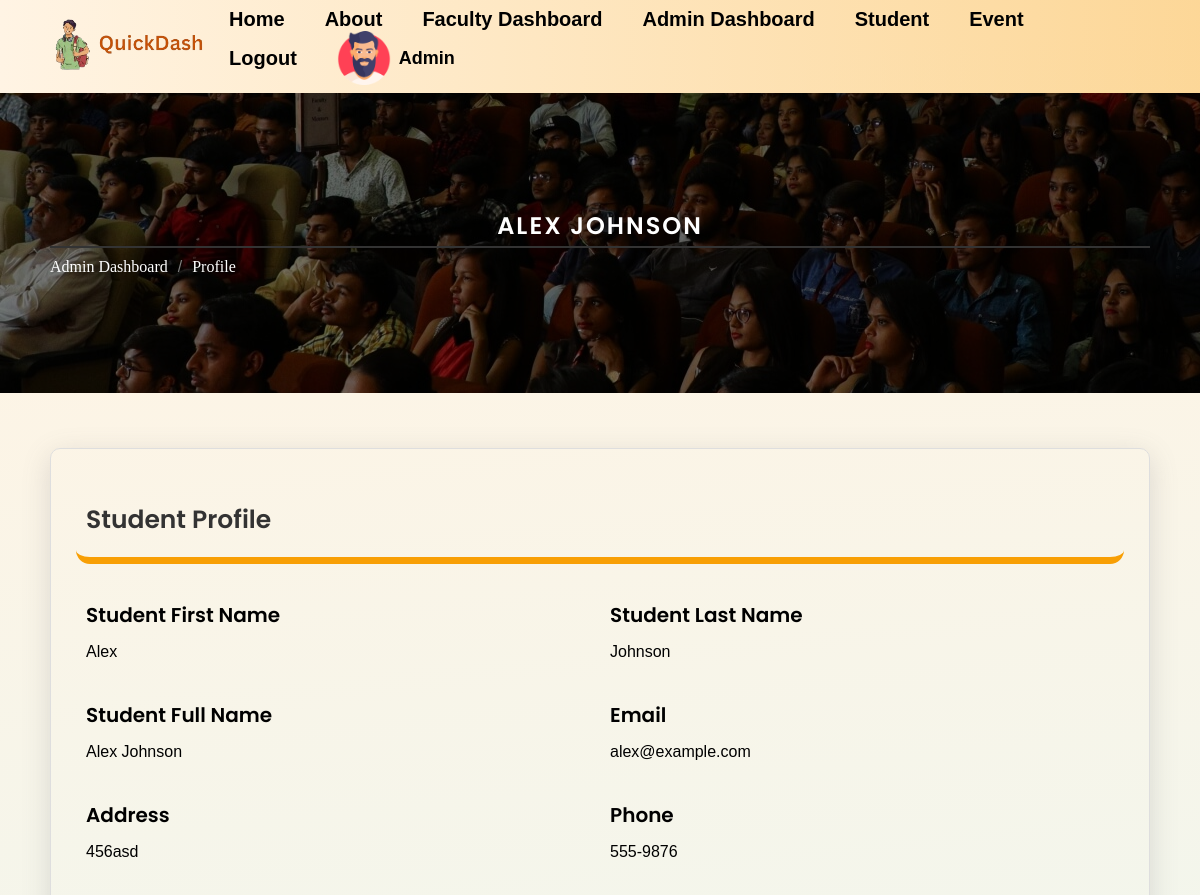
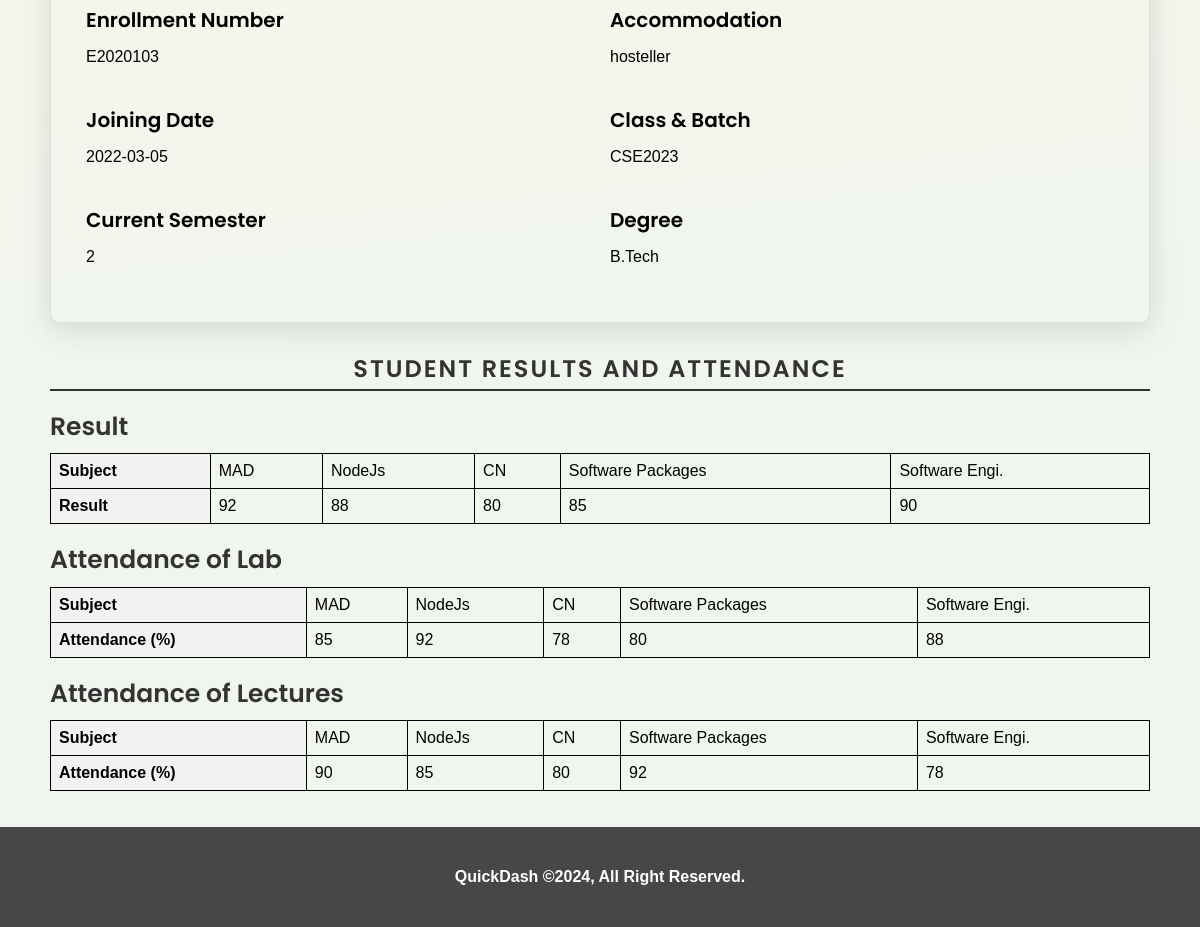
The app's page /view_details.php?id=3 (signed in) with its own data (2 pictures, top to bottom).
### tables this page shows
CREATE TABLE `users` (
  `id` int(11) NOT NULL,
  `first_name` varchar(255) DEFAULT NULL,
  `last_name` varchar(255) DEFAULT NULL,
  `name` varchar(255) NOT NULL,
  `email` varchar(255) NOT NULL,
  `password` varchar(255) NOT NULL,
  `address` varchar(255) NOT NULL,
  `phone_number` varchar(15) DEFAULT NULL,
  `enrollment_number` varchar(20) NOT NULL,
  `accommodation` enum('hosteller','traveller') NOT NULL,
  `current_semester` varchar(50) NOT NULL,
  `marks_mad` int(11) NOT NULL,
  `marks_nodejs` int(11) NOT NULL,
  `marks_cn` int(11) NOT NULL,
  `marks_software_packages` int(11) NOT NULL,
  `marks_software_engi` int(11) NOT NULL,
  `join_date` date DEFAULT NULL,
  `class_batch` varchar(20) DEFAULT NULL,
  `current_degree` varchar(50) DEFAULT NULL,
  `lab_attendance_mad` int(11) DEFAULT NULL,
  `lab_attendance_nodejs` int(11) DEFAULT NULL,
  `lab_attendance_cn` int(11) DEFAULT NULL,
  `lab_attendance_software_packages` int(11) DEFAULT NULL,
  `lab_attendance_software_engi` int(11) DEFAULT NULL,
  `lec_attendance_mad` int(11) DEFAULT NULL,
  `lec_attendance_nodejs` int(11) DEFAULT NULL,
  `lec_attendance_cn` int(11) DEFAULT NULL,
  `lec_attendance_software_packages` int(11) DEFAULT NULL,
  `lec_attendance_software_engi` int(11) DEFAULT NULL,
  `is_admin` tinyint(1) DEFAULT 0
);

### view_details.php (the view, shortened to what this page needs)
<?php
include 'db_config.php';
$userID = isset($_GET['id']) ? $_GET['id'] : null;
if ($userID) {
    try {
        $stmt = $conn->prepare("SELECT * FROM users WHERE id = ?");
        $stmt->bind_param("i", $userID);
        if (!$stmt->execute()) {
            die('Error executing the query: ' . $stmt->error);
        }
        $result = $stmt->get_result();
        if ($user = $result->fetch_assoc()) {
            $name = $user['name'];
            $first_name = $user['first_name'];
            $last_name = $user['last_name'];
            $email = $user['email'];
            $address = $user['address'];
            $phone = $user['phone_number'];
            $enrollmentNumber = $user['enrollment_number'];
            $accommodation = $user['accommodation'];
            $joinDate = $user['join_date'];
            $classBatch = $user['class_batch'];
            $currentDegree = $user['current_degree'];
            $currentSemester = $user['current_semester'];
            $marksMAD = $user['marks_mad'];
            $marksNodeJs = $user['marks_nodejs'];
            $marksCN = $user['marks_cn'];
            $marksSoftwarePackages = $user['marks_software_packages'];
            $marksSoftwareEngi = $user['marks_software_engi'];
            $labAttendanceMAD = $user['lab_attendance_mad'];
            $labAttendanceNodeJs = $user['lab_attendance_nodejs'];
            $labAttendanceCN = $user['lab_attendance_cn'];
            $labAttendanceSoftwarePackages = $user['lab_attendance_software_packages'];
            $labAttendanceSoftwareEngi = $user['lab_attendance_software_engi'];
            $lecAttendanceMAD = $user['lec_attendance_mad'];
            $lecAttendanceNodeJs = $user['lec_attendance_nodejs'];
            $lecAttendanceCN = $user['lec_attendance_cn'];
            $lecAttendanceSoftwarePackages = $user['lec_attendance_software_packages'];
            $lecAttendanceSoftwareEngi = $user['lec_attendance_software_engi'];
            include 'header.php';
            echo '<main class="site-main dashboard-page admin-dash">';
            echo '<div class="site-content-inner">';
            echo '<div class="page-content-in">';
            echo '<div class="page-headings" style="background-image:url(\'assets/images/banner.jpg\');">';
            echo '    <div class="container">';
            echo '        <h2>' . $name . '</h2>';
            echo '        <div class="breadcrumb-list">';
            echo '            <ul>';
            if (isset($_SESSION['is_admin']) && $_SESSION['is_admin']) {
                echo '                <li><a href="' . $home_url . '/admin_dashboard.php">Admin Dashboard</a></li>';
            } else {
                echo '                <li><a href="' . $home_url . '/student_dashboard.php">Student Dashboard</a></li>';
            }
            echo '                <li><span> / </span></li>';
            echo '                <li><a href="' . $home_url . '/view_details.php?id=' . $userID . '">Profile</a></li>';
            echo '            </ul>';
            echo '        </div>';
            echo '    </div>';
            echo '</div>';
            echo '<div class="container view-dashs">';
            echo '<div class="inner-dash-details view-details-top">';
            echo '    <div class="rows heads-in-sub">';
            echo '        <div class="cols-50">';
            echo '            <h3>Student Profile</h3>';
            echo '        </div>';
            echo '    </div>';
            echo '    <div class="rows">';
            echo '        <div class="cols-50">';
            echo '            <div class="info-divs">';
            echo '                <h4>Student First Name</h4>';
            echo "                <p>{$first_name}</p>";
            echo '            </div>';
            echo '        </div>';
            echo '        <div class="cols-50">';
            echo '            <div class="info-divs">';
            echo '                <h4>Student Last Name</h4>';
            echo "                <p>{$last_name}</p>";
            echo '            </div>';
            echo '        </div>';
            echo '        <div class="cols-50">';
            echo '            <div class="info-divs">';
            echo '                <h4>Student Full Name</h4>';
            echo "                <p>{$name}</p>";
            echo '            </div>';
            echo '        </div>';
            echo '        <div class="cols-50">';
            echo '            <div class="info-divs">';
            echo '                <h4>Email</h4>';
            echo "                <p>{$email}</p>";
            echo '            </div>';
            echo '        </div>';
            echo '        <div class="cols-50">';
            echo '            <div class="info-divs">';
            echo '                <h4>Address</h4>';
            echo "                <p>{$address}</p>";
            echo '            </div>';
            echo '        </div>';
            echo '        <div class="cols-50">';
            echo '            <div class="info-divs">';
            echo '                <h4>Phone</h4>';
            echo "                <p>{$phone}</p>";
            echo '            </div>';
            echo '        </div>';
            echo '        <div class="cols-50">';
            echo '            <div class="info-divs">';
            echo '                <h4>Enrollment Number</h4>';
            echo "                <p>{$enrollmentNumber}</p>";
            echo '            </div>';
            echo '        </div>';
            echo '        <div class="cols-50">';
            echo '            <div class="info-divs">';
            echo '                <h4>Accommodation</h4>';
            echo "                <p>{$accommodation}</p>";
            echo '            </div>';
            echo '        </div>';
            echo '        <div class="cols-50">';
            echo '            <div class="info-divs">';
            echo '                <h4>Joining Date </h4>';
            echo "                <p>{$joinDate}</p>";
            echo '            </div>';
            echo '        </div>';
            echo '        <div class="cols-50">';
            echo '            <div class="info-divs">';
            echo '                <h4>Class & Batch</h4>';
            echo "                <p>{$classBatch}</p>";
            echo '            </div>';
            echo '        </div>';
            echo '        <div class="cols-50">';
            echo '            <div class="info-divs">';
            echo '                <h4>Current Semester</h4>';
            echo "                <p>{$currentSemester}</p>";
            echo '            </div>';
            echo '        </div>';
            echo '        <div class="cols-50">';
            echo '            <div class="info-divs">';
            echo '                <h4> Degree</h4>';
            echo "                <p>{$currentDegree}</p>";
            echo '            </div>';
            echo '        </div>';
            echo '    </div>';
            echo '</div>';
            ?>
            <html lang="en">
            <head>
            </head>
            <body>
                <h2>Student Results and Attendance</h2>
                <h3>Result</h3>
                <table>
                    <tr>
                        <th>Subject</th>
                        <td>MAD</td>
                        <td>NodeJs</td>
                        <td>CN</td>
                        <td>Software Packages</td>
                        <td>Software Engi.</td>
                    </tr>
                    <tr>
                        <th>Result</th>
                        <td>
                            <?php echo $marksMAD; ?>
                        </td>
                        <td>
                            <?php echo $marksNodeJs; ?>
                        </td>
                        <td>
                            <?php echo $marksCN; ?>
                        </td>
                        <td>
                            <?php echo $marksSoftwarePackages; ?>
                        </td>
                        <td>
                            <?php echo $marksSoftwareEngi; ?>
                        </td>
                    </tr>
                </table>
                <h3>Attendance of Lab</h3>
                <table>
                    <tr>
                        <th>Subject</th>
                        <td>MAD</td>
                        <td>NodeJs</td>
                        <td>CN</td>
                        <td>Software Packages</td>
                        <td>Software Engi.</td>
                    </tr>
                    <tr>
                        <th>Attendance (%)</th>
                        <td>
                            <?php echo $labAttendanceMAD; ?>
                        </td>
                        <td>
                            <?php echo $labAttendanceNodeJs; ?>
                        </td>
                        <td>
                            <?php echo $labAttendanceCN; ?>
                        </td>
                        <td>
                            <?php echo $labAttendanceSoftwarePackages; ?>
                        </td>
                        <td>
                            <?php echo $labAttendanceSoftwareEngi; ?>
                        </td>
                    </tr>
                </table>
                <h3>Attendance of Lectures</h3>
                <table>
                    <tr>
                        <th>Subject</th>
                        <td>MAD</td>
                        <td>NodeJs</td>
                        <td>CN</td>
                        <td>Software Packages</td>
                        <td>Software Engi.</td>
                    </tr>
                    <tr>
                        <th>Attendance (%)</th>
                        <td>
                            <?php echo $lecAttendanceMAD; ?>
                        </td>
                        <td>
                            <?php echo $lecAttendanceNodeJs; ?>
                        </td>
                        <td>
                            <?php echo $lecAttendanceCN; ?>
                        </td>
                        <td>
                            <?php echo $lecAttendanceSoftwarePackages; ?>
                        </td>
                        <td>
                            <?php echo $lecAttendanceSoftwareEngi; ?>
                        </td>
                    </tr>
                </table><br><br>
            </body>
            </html>
            <?php
            echo '</div></div></div></main>';
            include 'footer.php';
        } else {
            echo "User not found.";
        }
    } catch (Exception $e) {
        echo "Error: " . $e->getMessage();
    }
} else {
    echo "Invalid user ID.";
}
?>

### header.php (shortened to what this page needs)
<?php
$protocol = isset($_SERVER['HTTPS']) && $_SERVER['HTTPS'] === 'on' ? 'https' : 'http';
$host = $_SERVER['HTTP_HOST'];
$script = $_SERVER['SCRIPT_NAME'];
$home_url = $protocol . '://' . $host . dirname($script) . '/';
include 'db_config.php';
function getUserData($userId, $conn)
{
    $stmt = $conn->prepare("SELECT first_name, is_admin FROM users WHERE id = ?");
    $stmt->bind_param("i", $userId);
    $stmt->execute();
    $stmt->bind_result($userName, $isAdmin);
    if ($stmt->fetch()) {
        return ['first_name' => $userName, 'is_admin' => $isAdmin];
    } else {
        return false;
    }
}
$userData = isset($_SESSION['user_id']) ? getUserData($_SESSION['user_id'], $conn) : false;
$userName = $userData ? $userData['first_name'] : false;
$isUserAdmin = $userData ? $userData['is_admin'] : false;
?>
<!DOCTYPE html>
<html>
<head>
    <link rel="stylesheet" type="text/css" href="https://cdn.datatables.net/1.10.9/css/jquery.dataTables.min.css">
    <link rel="stylesheet" href="assets/css/main.css">
    <link rel="stylesheet" href="assets/css/responsive.css">
</head>
<body>
    <header>
        <div class="container">
            <div class="header-inner">
                <div class="header-logo">
                    <a href="<?php echo $home_url; ?>"><img src="assets/images/logo.png"></a>
                </div>
                <div class="header-menu">
                    <nav>
                        <ul>
                            <li><a href="<?php echo $home_url; ?>">Home</a></li>
                            <li><a href="<?php echo $home_url; ?>/about.php">About</a></li>
                            <?php if (isset($_SESSION['user_id'])) { ?>
                                <?php if ($isUserAdmin) { ?>
                                    <li><a href="<?php echo $home_url; ?>/faculty_dashboard.php">Faculty Dashboard</a></li>
                                    <li><a href="<?php echo $home_url; ?>/admin_dashboard.php">Admin Dashboard</a></li>
                                    <li><a href="<?php echo $home_url; ?>/student_dash.php">Student</a></li>
                                    <li><a href="<?php echo $home_url; ?>/event_add.php">Event</a></li>
                                <?php } else { ?>
                                    <li><a href="<?php echo $home_url; ?>/dashboard.php">Dashboard</a></li>
                                    <li><a href="<?php echo $home_url; ?>/event_detail.php">Event</a></li>
                                <?php } ?>
                                <li><a href="<?php echo $home_url; ?>/logout.php">Logout</a></li>
                                <?php if ($userName) { ?>
                                    <li class="profile-name-head">
                                        <a
                                            href="<?php echo $isUserAdmin ? $home_url . '/admin_dashboard.php' : $home_url . '/dashboard.php'; ?>">
                                            <img src="assets/images/man.png">
                                            <span>
                                                <?php echo $userName; ?>
                                            </span>
                                        </a>
                                    </li>
                                <?php } ?>
                            <?php } else { ?>
                                <li><a href="<?php echo $home_url; ?>/login.php">Login</a></li>
                            <?php } ?>
                        </ul>
                    </nav>
                </div>
            </div>
        </div>
    </header>
</body>
</html>

### records on screen
users: first_name "Admin"
users: name "ALEX JOHNSON", first_name "Alex", last_name "Johnson", name "Alex Johnson", email "alex@example.com", address "456asd", phone_number "555-9876", enrollment_number "E2020103", accommodation "hosteller", join_date "2022-03-05", class_batch "CSE2023", current_semester "2", current_degree "B.Tech", marks_mad "92", marks_nodejs "88", marks_cn "80", marks_software_packages "85", marks_software_engi "90", lab_attendance_mad "85", lab_attendance_nodejs "92", lab_attendance_cn "78", lab_attendance_software_packages "80", lab_attendance_software_engi "88", lec_attendance_mad "90", lec_attendance_nodejs "85", lec_attendance_cn "80", lec_attendance_software_packages "92", lec_attendance_software_engi "78"
